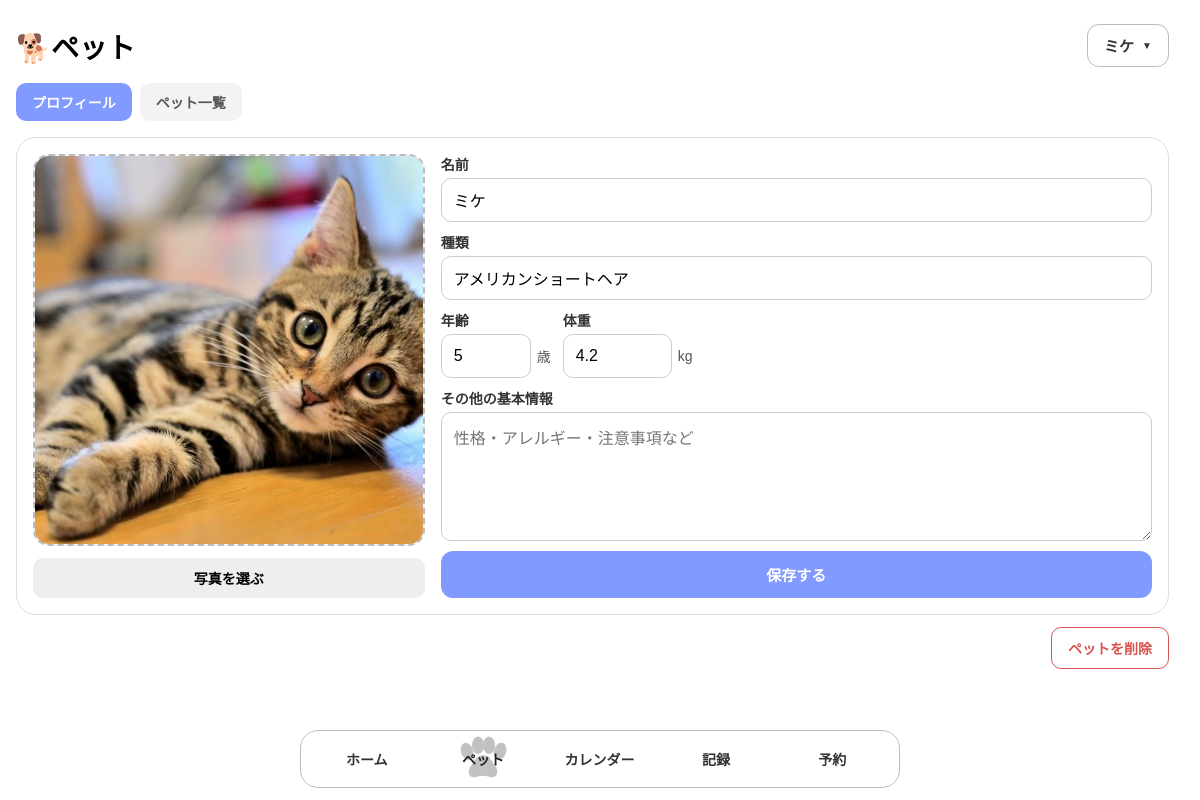
Page /pets?pet_id=7 on the committed database.
### tables this page shows
CREATE TABLE pets (
            id INTEGER PRIMARY KEY AUTOINCREMENT,
            name TEXT NOT NULL,
            type TEXT,
            age INTEGER,
            weight REAL,
            note TEXT
        , photo TEXT);

### app.py (the view, shortened to what this page needs)
@app.route("/pets", methods=["GET", "POST"])  # ペットページで画面表示のGETと保存処理のPOSTを受け付ける
def pets():  # ペット画面の表示、新規登録、既存情報の更新を行う関数を定義する
    connection = get_db_connection()  # 登録済みのペット情報を取得するためSQLiteへ接続する
    pet_list = connection.execute(  # petsテーブルから登録されているすべてのペットを取得する
        """
        SELECT id, name, type, age, weight, note, photo
        FROM pets
        ORDER BY id
        """  # 登録された順番でペット情報を取得するSQLを書く
    ).fetchall()  # SQLの検索結果をすべて取得する
    selected_pet_id = request.args.get("pet_id")  # URLの?pet_id=〇から現在表示するペットIDを取得する
    view_mode = request.args.get("view", "profile")  # ペット画面でプロフィール表示か一覧表示かをURLから取得する
    mode = request.args.get("mode")  # 新規ペット追加画面かどうかを判定するためURLのmodeを取得する
    selected_pet = None  # 最初は選択中のペットが存在しない状態にしておく
    if mode != "new":  # 「ペットを追加」から開いた新規登録画面ではない場合
        if selected_pet_id:  # URLにペットIDが指定されている場合
            selected_pet = connection.execute(  # 指定されたIDのペット情報を取得する
                """
                SELECT id, name, type, age, weight, note, photo
                FROM pets
                WHERE id = ?
                """,  # URLで指定されたペット1匹を取得するSQLを書く
                (selected_pet_id,)  # URLから取得したペットIDをSQLへ渡す
            ).fetchone()  # 条件に一致したペット1匹分を取得する
    connection.close()  # ペット情報を取得し終わったのでSQLiteとの接続を終了する
    return render_template(
        "pets.html",  # pets.htmlを表示する
        pets=pet_list,  # 登録済みペット一覧をHTMLへ渡す
        selected_pet=selected_pet,  # 現在選択されているペット情報をHTMLへ渡す
        view_mode=view_mode  # 「profile」または「list」をHTMLへ渡す
    )

### app.py (called while the page is built)
def get_db_connection():  # SQLiteデータベースへ接続するための関数を定義する
    connection = sqlite3.connect(DATABASE)  # pets.dbというSQLiteデータベースへ接続する
    connection.row_factory = sqlite3.Row  # SQLで取得したデータを列名を使って扱えるようにする
    return connection  # 作成したデータベース接続を呼び出し元へ返す

### templates/pets.html (shortened to what this page needs)
<!DOCTYPE html>
<html lang="ja">
<head>
    <link rel="stylesheet" href="{{ url_for('static', filename='css/style.css') }}">
</head>
<body>
    <main class="page-content">
        <div class="pet-page-header">
            <h1>🐕ペット</h1>
            {% if view_mode != "list" %}
                <div class="pet-switcher">
                    <button id="pet-switch-button" class="pet-switch-button" type="button">
                        <span id="current-pet-name">
                            {% if selected_pet %}
                                {{ selected_pet['name'] }}
                            {% else %}
                                ペットを選択
                            {% endif %}
                        </span>
                        <span class="pet-switch-arrow">▼</span>
                    </button>
                </div>
            {% endif %}
        </div>
        <div class="pet-view-tabs">
            <a
                href="{{ url_for('pets') }}"
                class="pet-view-tab {% if view_mode != 'list' %}active{% endif %}"
            >
                プロフィール
            </a>
            <a
                href="{{ url_for('pets', view='list') }}"
                class="pet-view-tab {% if view_mode == 'list' %}active{% endif %}"
            >
                ペット一覧
            </a>
        </div>
        {% if view_mode != "list" %}
            <form action="{{ url_for('pets') }}" method="POST" enctype="multipart/form-data">
                <section class="pet-profile-card">
                    <div class="pet-photo-area">
                        <div class="pet-photo-box">
                            {% if selected_pet and selected_pet['photo'] %}
                                <img
                                    class="pet-profile-photo"
                                    src="{{ url_for('static', filename='images/pets/' + selected_pet['photo']) }}"
                                    alt="{{ selected_pet['name'] }}の写真"
                                >
                            {% else %}
                                <span class="pet-photo-placeholder">🐕🐈</span>
                            {% endif %}
                        </div>
                        <label class="photo-select-button" for="pet-photo">
                            写真を選ぶ
                        </label>
                    </div>
                    <div class="pet-info-area">
                        <div class="pet-input-group">
                            <label for="pet-name">名前</label>
                            <input
                                id="pet-name"
                                name="name"
                                type="text"
                                value="{{ selected_pet['name'] if selected_pet else '' }}"
                                maxlength="30"
                                placeholder="例：ポチ"
                                required
                            >
                        </div>
                        <div class="pet-input-group">
                            <label for="pet-type">種類</label>
                            <input
                                id="pet-type"
                                name="type"
                                type="text"
                                value="{{ selected_pet['type'] if selected_pet else '' }}"
                                maxlength="30"
                                placeholder="例：柴犬"
                            >
                        </div>
                        <div class="pet-input-row">
                            <div class="pet-input-group">
                                <label for="pet-age">年齢</label>
                                <div class="input-with-unit">
                                    <input
                                        id="pet-age"
                                        name="age"
                                        type="number"
                                        min="0"
                                        max="100"
                                        step="1"
                                        value="{{ selected_pet['age'] if selected_pet and selected_pet['age'] is not none else '' }}"
                                        placeholder="3"
                                    >
                                    <span>歳</span>
                                </div>
                            </div>
                            <div class="pet-input-group">
                                <label for="pet-weight">体重</label>
                                <div class="input-with-unit">
                                    <input
                                        id="pet-weight"
                                        name="weight"
                                        type="number"
                                        min="0"
                                        max="500"
                                        step="0.1"
                                        value="{{ selected_pet['weight'] if selected_pet and selected_pet['weight'] is not none else '' }}"
                                        placeholder="8.5"
                                    >
                                    <span>kg</span>
                                </div>
                            </div>
                        </div>
                        <div class="pet-input-group pet-note-group">
                            <label for="pet-note">その他の基本情報</label>
                            <textarea
                                id="pet-note"
                                name="note"
                                maxlength="500"
                                placeholder="性格・アレルギー・注意事項など"
                            >{{ selected_pet['note'] if selected_pet else '' }}</textarea>
                        </div>
                        <button class="pet-save-button" type="submit">保存する</button>
                    </div>
                </section>
            </form>
            {% if selected_pet %}
                <form
                    action="{{ url_for('delete_pet', pet_id=selected_pet['id']) }}"
                    method="POST"
                    class="pet-delete-form"
                    onsubmit="return confirm('このペットを削除しますか？');"
                >
                    <button class="pet-delete-button" type="submit">
                        ペットを削除
                    </button>
                </form>
            {% endif %}
        {% endif %}
    </main>
    <nav class="bottom-nav">
        <div class="nav-indicator" aria-hidden="true">
        </div>
        <a href="{{ url_for('home') }}" data-index="0">
            <span>ホーム</span>
        </a>
        <a href="{{ url_for('pets') }}" class="active" data-index="1">
            <span>ペット</span>
        </a>
        <a href="{{ url_for('calendar') }}" data-index="2">
            <span>カレンダー</span>
        </a>
        <a href="{{ url_for('records') }}" data-index="3">
            <span>記録</span>
        </a>
        <a href="{{ url_for('reservation') }}" data-index="4">
            <span>予約</span>
        </a>
    </nav>
</body>
</html>

### static/css/style.css (style rules this page uses)
body { margin: 0; font-family: sans-serif; background-color: #ffffff; }
html { scrollbar-gutter: stable; }
.page-content { padding: 24px 16px 100px; }
.page-content h1 { margin: 0; font-size: 28px; }
.bottom-nav { position: fixed; bottom: 12px; left: 50%; transform: translateX(-50%); width: calc(100% - 24px); max-width: 600px; display: flex; align-items: center; background-color: #ffffff; border: 1px solid #bbbbbb; border-radius: 18px; padding: 8px; box-sizing: border-box; overflow: hidden; }
.bottom-nav a { flex: 1; position: relative; z-index: 2; text-align: center; text-decoration: none; color: #333333; font-size: 14px; font-weight: 700; padding: 10px 0; }
.bottom-nav a span { position: relative; z-index: 2; }
.nav-indicator { position: absolute; top: 4px; height: calc(100% - 8px); background-color: transparent; z-index: 1; pointer-events: none; transition: left 0.3s ease, width 0.3s ease; }
.nav-paw { position: absolute; left: 50%; top: 50%; width: 55px; height: 50px; transform: translate(-50%, -50%); fill: #c2c2c2; }
.bottom-nav a.active span { color: #222222; text-shadow: none; }
.pet-profile-card { display: flex; gap: 16px; margin-top: 16px; padding: 16px; background-color: #ffffff; border: 1px solid #dddddd; border-radius: 20px; box-sizing: border-box; align-items: flex-start; }
.pet-photo-area { width: 35%; display: flex; flex-direction: column; align-items: center; gap: 12px; }
.pet-photo-box { width: 100%; aspect-ratio: 1 / 1; display: flex; justify-content: center; align-items: center; background-color: #f3f3f3; border: 2px dashed #bbbbbb; border-radius: 16px; box-sizing: border-box; overflow: hidden; }
.photo-select-button { width: 100%; padding: 10px; text-align: center; background-color: #eeeeee; border-radius: 10px; font-size: 14px; font-weight: 700; cursor: pointer; box-sizing: border-box; }
.pet-profile-photo { width: 100%; height: 100%; object-fit: cover; display: block; }
.pet-delete-form { margin-top: 12px; display: flex; justify-content: flex-end; }
.pet-delete-button { padding: 10px 16px; background-color: #ffffff; color: #d9534f; border: 1px solid #d9534f; border-radius: 10px; font-size: 14px; font-weight: 700; cursor: pointer; }
.pet-info-area { flex: 1; display: flex; flex-direction: column; gap: 10px; align-self: stretch; }
.pet-input-group { display: flex; flex-direction: column; gap: 4px; flex: initial; }
.pet-input-group label { font-size: 14px; font-weight: 700; color: #333333; }
.pet-input-group input { width: 100%; padding: 12px; border: 1px solid #cccccc; border-radius: 10px; font-size: 16px; box-sizing: border-box; outline: none; }
.pet-input-group textarea { width: 100%; padding: 12px; border: 1px solid #cccccc; border-radius: 10px; font-family: sans-serif; font-size: 16px; resize: vertical; box-sizing: border-box; outline: none; }
.pet-input-row { display: flex; gap: 12px; align-items: flex-start; }
.input-with-unit { display: flex; align-items: center; gap: 6px; }
.input-with-unit input { flex: 1; min-width: 0; }
.input-with-unit span { font-size: 14px; color: #555555; white-space: nowrap; }
.pet-save-button { width: 100%; padding: 13px; border: none; border-radius: 12px; background-color: #819aff; color: #ffffff; font-size: 15px; font-weight: 700; cursor: pointer; transition: transform 0.1s ease, background-color 0.1s ease; }
.pet-note-group { flex: 1; min-height: 0; }
.pet-note-group textarea { flex: 1; min-height: 120px; }
.pet-page-header { display: flex; justify-content: space-between; align-items: center; position: relative; }
.pet-switcher { position: relative; }
.pet-switch-button { display: flex; align-items: center; gap: 8px; padding: 10px 16px; background-color: #ffffff; border: 1px solid #bbbbbb; border-radius: 12px; font-size: 15px; font-weight: 700; color: #333333; cursor: pointer; }
.pet-switch-arrow { font-size: 10px; }
.pet-view-tabs { display: flex; gap: 8px; margin-top: 16px; margin-bottom: 16px; }
.pet-view-tab { padding: 9px 16px; background-color: #f3f3f3; border-radius: 10px; color: #555555; font-size: 14px; font-weight: 700; text-decoration: none; }
.pet-view-tab.active { background-color: #819aff; color: #ffffff; }

### rows in the picture
pets: name "ミケ", photo (picture), type "アメリカンショートヘア", age "5", weight "4.2"
